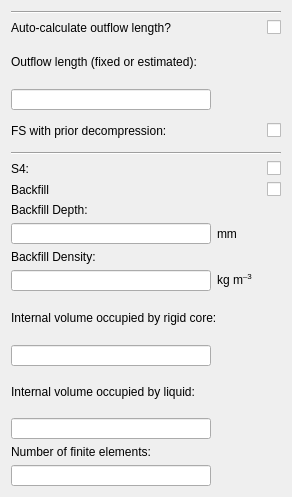
           <widget class="QFrame" name="testframe">
            <property name="minimumSize">
             <size>
              <width>0</width>
              <height>0</height>
             </size>
            </property>
            <property name="maximumSize">
             <size>
              <width>16777215</width>
              <height>0</height>
             </size>
            </property>
            <property name="sizeIncrement">
             <size>
              <width>0</width>
              <height>0</height>
             </size>
            </property>
            <property name="baseSize">
             <size>
              <width>0</width>
              <height>0</height>
             </size>
            </property>
            <property name="frameShape">
             <enum>QFrame::Box</enum>
            </property>
            <property name="frameShadow">
             <enum>QFrame::Plain</enum>
            </property>
            <property name="lineWidth">
             <number>0</number>
            </property>
            <layout class="QGridLayout" name="gridLayout_7">
             <item row="17" column="0">
              <widget class="QLineEdit" name="fdnumber">
               <property name="minimumSize">
                <size>
                 <width>200</width>
                 <height>21</height>
                </size>
               </property>
               <property name="maximumSize">
                <size>
                 <width>200</width>
                 <height>21</height>
                </size>
               </property>
              </widget>
             </item>
             <item row="16" column="0">
              <widget class="QLabel" name="PipeID_17">
               <property name="text">
                <string>Number of finite elements:</string>
               </property>
              </widget>
             </item>
             <item row="6" column="0">
              <widget class="QLabel" name="label_13">
               <property name="text">
                <string>S4:</string>
               </property>
              </widget>
             </item>
             <item row="1" column="0">
              <widget class="QLabel" name="label_14">
               <property name="text">
                <string>Auto-calculate outflow length?</string>
               </property>
               <property name="wordWrap">
                <bool>true</bool>
               </property>
              </widget>
             </item>
             <item row="15" column="0">
              <widget class="QLineEdit" name="liquidfraction">
               <property name="minimumSize">
                <size>
                 <width>200</width>
                 <height>21</height>
                </size>
               </property>
               <property name="maximumSize">
                <size>
                 <width>200</width>
                 <height>21</height>
                </size>
               </property>
              </widget>
             </item>
             <item row="6" column="1">
              <widget class="QCheckBox" name="s4">
               <property name="text">
                <string/>
               </property>
              </widget>
             </item>
             <item row="4" column="0">
              <widget class="QLabel" name="label_12">
               <property name="minimumSize">
                <size>
                 <width>0</width>
                 <height>30</height>
                </size>
               </property>
               <property name="baseSize">
                <size>
                 <width>0</width>
                 <height>0</height>
                </size>
               </property>
               <property name="text">
                <string>FS with prior decompression:</string>
               </property>
               <property name="wordWrap">
                <bool>true</bool>
               </property>
              </widget>
             </item>
             <item row="8" column="0">
              <widget class="QLabel" name="PipeID_11">
               <property name="text">
                <string>Backfill Depth:</string>
               </property>
              </widget>
             </item>
             <item row="14" column="0">
              <widget class="QLabel" name="PipeID_14">
               <property name="sizePolicy">
                <sizepolicy hsizetype="Fixed" vsizetype="Fixed">
                 <horstretch>0</horstretch>
                 <verstretch>0</verstretch>
                </sizepolicy>
               </property>
               <property name="minimumSize">
                <size>
                 <width>250</width>
                 <height>40</height>
                </size>
               </property>
               <property name="maximumSize">
                <size>
                 <width>250</width>
                 <height>42</height>
                </size>
               </property>
               <property name="text">
                <string>Internal volume occupied by liquid:</string>
               </property>
               <property name="wordWrap">
                <bool>true</bool>
               </property>
              </widget>
             </item>
             <item row="12" column="0">
              <widget class="QLabel" name="PipeID_13">
               <property name="minimumSize">
                <size>
                 <width>250</width>
                 <height>42</height>
                </size>
               </property>
               <property name="maximumSize">
                <size>
                 <width>250</width>
                 <height>42</height>
                </size>
               </property>
               <property name="text">
                <string>Internal volume occupied by rigid core:</string>
               </property>
               <property name="wordWrap">
                <bool>true</bool>
               </property>
              </widget>
             </item>
             <item row="13" column="0">
              <widget class="QLineEdit" name="solidfraction">
               <property name="minimumSize">
                <size>
                 <width>200</width>
                 <height>21</height>
                </size>
               </property>
               <property name="maximumSize">
                <size>
                 <width>200</width>
                 <height>21</height>
                </size>
               </property>
              </widget>
             </item>
             <item row="7" column="1">
              <widget class="QCheckBox" name="backfill">
               <property name="text">
                <string/>
               </property>
              </widget>
             </item>
             <item row="10" column="0">
              <widget class="QLabel" name="PipeID_12">
               <property name="text">
                <string>Backfill Density: </string>
               </property>
              </widget>
             </item>
             <item row="1" column="1">
              <widget class="QCheckBox" name="fixedlength">
               <property name="minimumSize">
                <size>
                 <width>0</width>
                 <height>0</height>
                </size>
               </property>
               <property name="maximumSize">
                <size>
                 <width>16777215</width>
                 <height>16777215</height>
                </size>
               </property>
               <property name="text">
                <string/>
               </property>
              </widget>
             </item>
             <item row="7" column="0">
              <widget class="QLabel" name="label_11">
               <property name="text">
                <string>Backfill</string>
               </property>
              </widget>
             </item>
             <item row="3" column="0">
              <widget class="QLineEdit" name="initiallength">
               <property name="minimumSize">
                <size>
                 <width>200</width>
                 <height>21</height>
                </size>
               </property>
               <property name="maximumSize">
                <size>
                 <width>200</width>
                 <height>21</height>
                </size>
               </property>
              </widget>
             </item>
             <item row="4" column="1">
              <widget class="QCheckBox" name="fs">
               <property name="text">
                <string/>
               </property>
              </widget>
             </item>
             <item row="18" column="0">
              <spacer name="verticalSpacer_6">
               <property name="orientation">
                <enum>Qt::Vertical</enum>
               </property>
               <property name="sizeHint" stdset="0">
                <size>
                 <width>20</width>
                 <height>40</height>
                </size>
               </property>
              </spacer>
             </item>
             <item row="0" column="0" colspan="2">
              <widget class="Line" name="line_11">
               <property name="orientation">
                <enum>Qt::Horizontal</enum>
               </property>
              </widget>
             </item>
             <item row="5" column="0" colspan="2">
              <widget class="Line" name="line_6">
               <property name="orientation">
                <enum>Qt::Horizontal</enum>
               </property>
              </widget>
             </item>
             <item row="2" column="0" colspan="2">
              <widget class="QLabel" name="PipeID_15">
               <property name="sizePolicy">
                <sizepolicy hsizetype="Preferred" vsizetype="Preferred">
                 <horstretch>0</horstretch>
                 <verstretch>0</verstretch>
                </sizepolicy>
               </property>
               <property name="minimumSize">
                <size>
                 <width>250</width>
                 <height>42</height>
                </size>
               </property>
               <property name="maximumSize">
                <size>
                 <width>16777215</width>
                 <height>42</height>
                </size>
               </property>
               <property name="text">
                <string>Outflow length (fixed or estimated):</string>
               </property>
               <property name="wordWrap">
                <bool>true</bool>
               </property>
              </widget>
             </item>
             <item row="11" column="0" colspan="2">
              <layout class="QHBoxLayout" name="horizontalLayout_16">
               <item>
                <widget class="QLineEdit" name="backfilldensity">
                 <property name="minimumSize">
                  <size>
                   <width>200</width>
                   <height>21</height>
                  </size>
                 </property>
                 <property name="maximumSize">
                  <size>
                   <width>200</width>
                   <height>21</height>
                  </size>
                 </property>
                </widget>
               </item>
               <item>
                <widget class="QLabel" name="label_18">
                 <property name="text">
                  <string>&lt;html&gt;&lt;head/&gt;&lt;body&gt;&lt;p&gt;kg m&lt;span style=&quot; vertical-align:super;&quot;&gt;–3&lt;/span&gt;&lt;/p&gt;&lt;/body&gt;&lt;/html&gt;</string>
                 </property>
                </widget>
               </item>
              </layout>
             </item>
             <item row="9" column="0" colspan="2">
              <layout class="QHBoxLayout" name="horizontalLayout_15">
               <item>
                <widget class="QLineEdit" name="backfilldepth">
                 <property name="minimumSize">
                  <size>
                   <width>200</width>
                   <height>21</height>
                  </size>
                 </property>
                 <property name="maximumSize">
                  <size>
                   <width>200</width>
                   <height>21</height>
                  </size>
                 </property>
                </widget>
               </item>
               <item>
                <widget class="QLabel" name="label_6">
                 <property name="text">
                  <string>mm</string>
                 </property>
                </widget>
               </item>
              </layout>
             </item>
            </layout>
           </widget>
